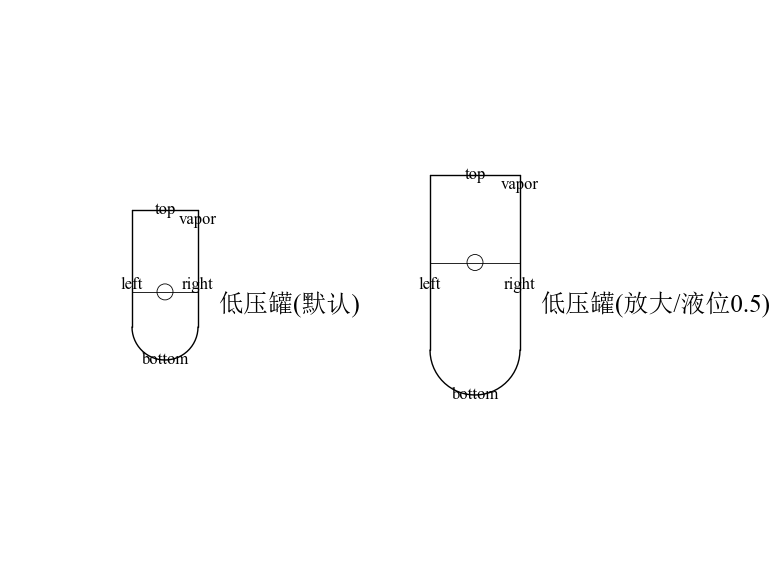

Generate this figure with Python:
# -*- coding: utf-8 -*-
"""示例:低压罐图元 —— 展示顶平底圆立式低压罐的形貌与端口。"""
import os
import sys

sys.path.insert(0, os.path.dirname(os.path.dirname(os.path.abspath(__file__))))

from cycleplot import Diagram, parts, use_font

use_font()

d = Diagram(width=760, height=560)

a = d.add(parts.low_pressure_tank, "低压罐(默认)", loc=(160, 280))
b = d.add(parts.make_low_pressure_tank(90, 220, liquid=0.5),
          "低压罐(放大/液位0.5)", loc=(470, 280))

# 端口核对标注
for node, tag in ((a, "a"), (b, "b")):
    d.text(*node["top"].point, "top", size=12)
    d.text(*node["bottom"].point, "bottom", size=12)
    d.text(*node["vapor"].point, "vapor", size=12)
    d.text(*node["left"].point, "left", size=12)
    d.text(*node["right"].point, "right", size=12)

out = os.path.join(os.path.dirname(os.path.abspath(__file__)),
                   "low_pressure_tank_demo.png")
d.save(out)
print("已生成:", out)
